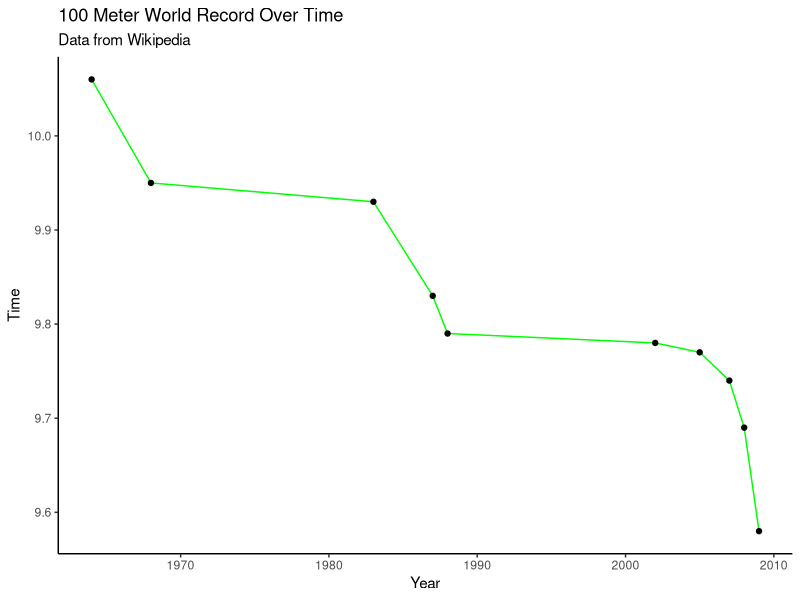
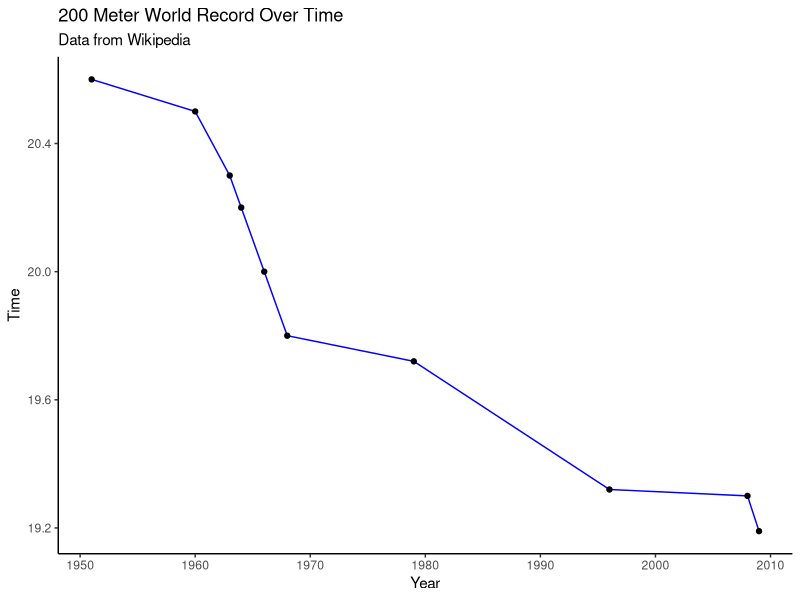

The R source for these figures, in order:
times <- c(10.06,9.95,9.93, 9.83, 9.79, 9.78, 9.77, 9.74, 9.69, 9.58)
year <- c(1964,1968,1983,1987,1988,2002,2005,2007,2008,2009)
library(ggplot2)
df <- data.frame(times,year)
ggplot(data=df, aes(x=year, y=times, group=1)) +
  geom_line(color='green')+
  geom_point()+
  labs(title="100 Meter World Record Over Time",x="Year", y = "Time",subtitle='Data from Wikipedia')+
  theme_classic()
times <- c(20.6,20.5,20.3,20.2,20,19.8,19.72,19.32,19.3,19.19)
year <- c(1951,1960,1963,1964,1966,1968,1979,1996,2008,2009)
df <- data.frame(times,year)
ggplot(data=df, aes(x=year, y=times, group=1)) +
  geom_line(color='blue')+
  geom_point()+
  labs(title="200 Meter World Record Over Time",x="Year", y = "Time",subtitle='Data from Wikipedia')+
  theme_classic()